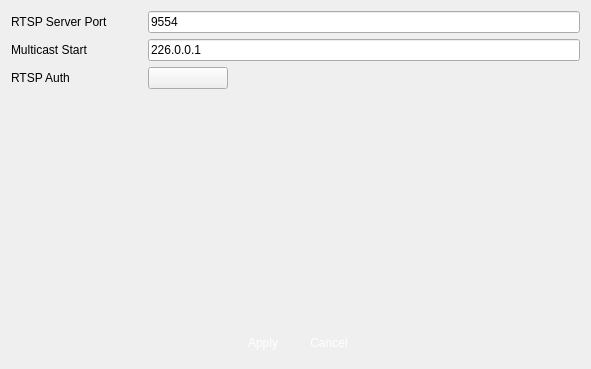
<?xml version="1.0" encoding="UTF-8"?>
<ui version="4.0">
 <class>VSCRtspRtp</class>
 <widget class="QWidget" name="VSCRtspRtp">
  <property name="geometry">
   <rect>
    <x>0</x>
    <y>0</y>
    <width>591</width>
    <height>369</height>
   </rect>
  </property>
  <property name="windowTitle">
   <string>HDFS</string>
  </property>
  <property name="windowIcon">
   <iconset>
    <normaloff>:/logo/resources/vscsmall.jpg</normaloff>:/logo/resources/vscsmall.jpg</iconset>
  </property>
  <layout class="QVBoxLayout" name="verticalLayout">
   <item>
    <layout class="QGridLayout" name="gridLayout">
     <property name="horizontalSpacing">
      <number>40</number>
     </property>
     <item row="0" column="2">
      <widget class="QLineEdit" name="rtspPort">
       <property name="maximumSize">
        <size>
         <width>16777215</width>
         <height>16777215</height>
        </size>
       </property>
       <property name="text">
        <string>9554</string>
       </property>
       <property name="readOnly">
        <bool>false</bool>
       </property>
      </widget>
     </item>
     <item row="0" column="0">
      <widget class="QLabel" name="label_2">
       <property name="text">
        <string>RTSP Server Port</string>
       </property>
      </widget>
     </item>
     <item row="2" column="0">
      <widget class="QLabel" name="label_3">
       <property name="text">
        <string>RTSP Auth</string>
       </property>
      </widget>
     </item>
     <item row="1" column="0">
      <widget class="QLabel" name="label">
       <property name="text">
        <string>Multicast Start</string>
       </property>
      </widget>
     </item>
     <item row="1" column="2">
      <widget class="QLineEdit" name="multiCastStart">
       <property name="maximumSize">
        <size>
         <width>16777215</width>
         <height>16777215</height>
        </size>
       </property>
       <property name="text">
        <string>226.0.0.1</string>
       </property>
       <property name="readOnly">
        <bool>false</bool>
       </property>
      </widget>
     </item>
     <item row="2" column="2">
      <widget class="SwitchButton" name="auth">
       <property name="maximumSize">
        <size>
         <width>80</width>
         <height>25</height>
        </size>
       </property>
       <property name="text">
        <string/>
       </property>
       <property name="icon">
        <iconset resource="../main/vscmainwindows.qrc">
         <normaloff>:/action/resources/switchputton.png</normaloff>:/action/resources/switchputton.png</iconset>
       </property>
       <property name="iconSize">
        <size>
         <width>80</width>
         <height>25</height>
        </size>
       </property>
      </widget>
     </item>
    </layout>
   </item>
   <item>
    <spacer name="verticalSpacer">
     <property name="orientation">
      <enum>Qt::Vertical</enum>
     </property>
     <property name="sizeHint" stdset="0">
      <size>
       <width>20</width>
       <height>40</height>
      </size>
     </property>
    </spacer>
   </item>
   <item>
    <layout class="QHBoxLayout" name="horizontalLayout">
     <item>
      <spacer name="horizontalSpacer">
       <property name="orientation">
        <enum>Qt::Horizontal</enum>
       </property>
       <property name="sizeHint" stdset="0">
        <size>
         <width>40</width>
         <height>20</height>
        </size>
       </property>
      </spacer>
     </item>
     <item>
      <widget class="QPushButton" name="pushButtonApply">
       <property name="minimumSize">
        <size>
         <width>60</width>
         <height>30</height>
        </size>
       </property>
       <property name="maximumSize">
        <size>
         <width>60</width>
         <height>30</height>
        </size>
       </property>
       <property name="styleSheet">
        <string notr="true">QPushButton { 
border:none;
color:white;
background-image: url(:/action/resources/button.png);}
QPushButton:hover {
	background-image: url(:/action/resources/buttonpress.png);}
QPushButton:pressed {
	background-image: url(:/action/resources/button.png);}
</string>
       </property>
       <property name="text">
        <string>Apply</string>
       </property>
       <property name="iconSize">
        <size>
         <width>60</width>
         <height>40</height>
        </size>
       </property>
      </widget>
     </item>
     <item>
      <widget class="QPushButton" name="pushButtonCancel">
       <property name="minimumSize">
        <size>
         <width>60</width>
         <height>30</height>
        </size>
       </property>
       <property name="maximumSize">
        <size>
         <width>60</width>
         <height>30</height>
        </size>
       </property>
       <property name="styleSheet">
        <string notr="true">QPushButton { 
border:none;
color:white;
background-image: url(:/action/resources/button.png);}
QPushButton:hover {
	background-image: url(:/action/resources/buttonpress.png);}
QPushButton:pressed {
	background-image: url(:/action/resources/button.png);}
</string>
       </property>
       <property name="text">
        <string>Cancel</string>
       </property>
       <property name="iconSize">
        <size>
         <width>60</width>
         <height>40</height>
        </size>
       </property>
      </widget>
     </item>
     <item>
      <spacer name="horizontalSpacer_2">
       <property name="orientation">
        <enum>Qt::Horizontal</enum>
       </property>
       <property name="sizeHint" stdset="0">
        <size>
         <width>40</width>
         <height>20</height>
        </size>
       </property>
      </spacer>
     </item>
    </layout>
   </item>
  </layout>
 </widget>
 <customwidgets>
  <customwidget>
   <class>SwitchButton</class>
   <extends>QPushButton</extends>
   <header>switchbutton.h</header>
  </customwidget>
 </customwidgets>
 <resources>
  <include location="../main/vscmainwindows.qrc"/>
 </resources>
 <connections/>
</ui>
